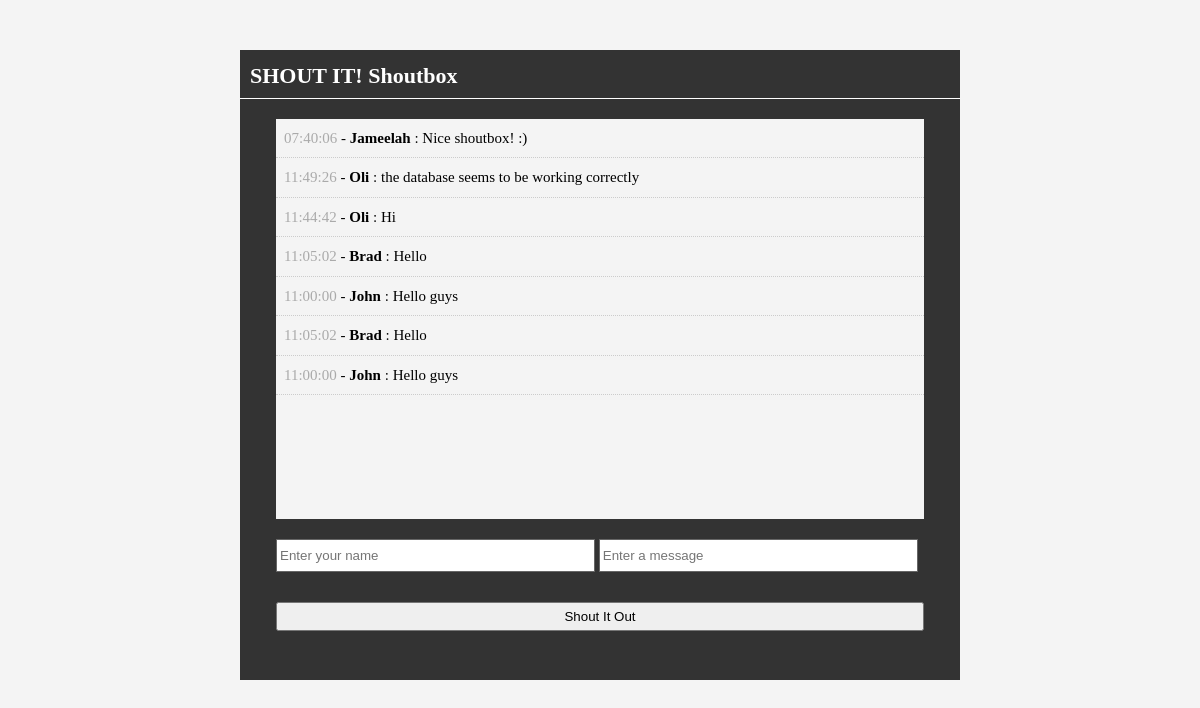
The page / on the database its author committed.
### tables this page shows
CREATE TABLE `shouts` (
  `id` int(11) NOT NULL,
  `user` varchar(50) NOT NULL,
  `message` text NOT NULL,
  `time` time NOT NULL
);

### index.php (the view, shortened to what this page needs)
<?php include 'database.php'; ?>
<?php
	$query ="SELECT * FROM shouts ORDER BY id DESC";
	$shouts=mysqli_query($con,$query);
?>
<!DOCTYPE html>
<html>
<head>
	<link rel="stylesheet" href="css/styles.css" type="text/css" />
</head>
<body>
	<div id="container">
		<header>
			<h1>SHOUT IT! Shoutbox</h1>
		</header>
		<div id="shouts">
			<ul>
				<?php while($row = mysqli_fetch_assoc($shouts)) : ;?>
					<li class="shout"><span><?php echo $row['time'] ?></span> - <strong><?php echo $row['user'] ?></strong> : <?php echo $row['message'] ?></li>
				<?php endwhile;?>
			</ul>
		</div>
		<div id="input">
			<form method="post" action="process.php">
				<input type="text" name="user" placeholder="Enter your name" />
				<input type="text" name="message" placeholder="Enter a message" />
				<br>
				<input class="shout-btn" type="submit" name="submit" value="Shout It Out" />
			</form>
		</div>
	</div>
</body>
</html>

### CSS/styles.css (style rules this page uses)
* { margin:0; padding:0; }
body { font-family: areial; font-size:15px; line-height : 1.5em; background: #f4f4f4; }
#container { background : #333333; margin : 50px auto; overflow: auto; width : 60%; min-height: 630px; }
header h1 { color: #ffffff; font-size:22px; padding:15px 0px 10px 10px; border-bottom: 1px solid white; }
#shouts { width: 90%; background: #f4f4f4; height: 400px; margin: 20px auto; overflow : auto; }
.shout { list-style: none; padding : 8px; border-bottom: 1px #cccccc dotted; }
.shout span { color : #aaaaaa; }
#input { width : 90%; min-height: 80px; margin:auto; padding:0; }
#input input[type='text'] { height: 25px; width: 48%; padding:3px; margin-bottom: 20px; border: #666666 solid 1px; }
#input .shout-btn { padding:5px; margin-bottom: 20px; width:100%; margin:10px auto; }

### rows shown on the page
shouts: time "07:40:06", user "Jameelah", message "Nice shoutbox! :)"
shouts: time "11:49:26", user "Oli", message "the database seems to be working correctly"
shouts: time "11:44:42", user "Oli", message "Hi"
shouts: time "11:05:02", user "Brad", message "Hello"
shouts: time "11:00:00", user "John", message "Hello guys"
shouts: time "11:05:02", user "Brad", message "Hello"
shouts: time "11:00:00", user "John", message "Hello guys"
